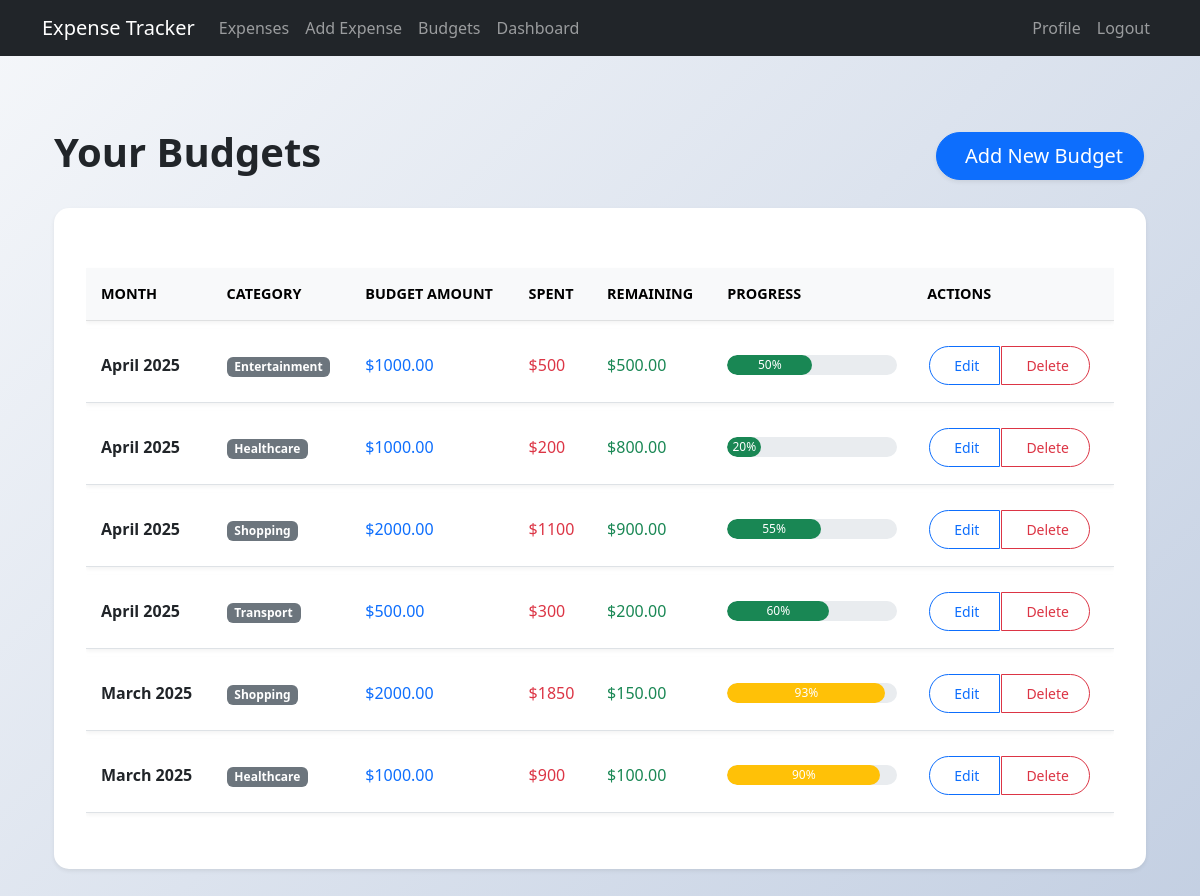
/budgets/ (signed in), run on an earlier commit of the app's database.
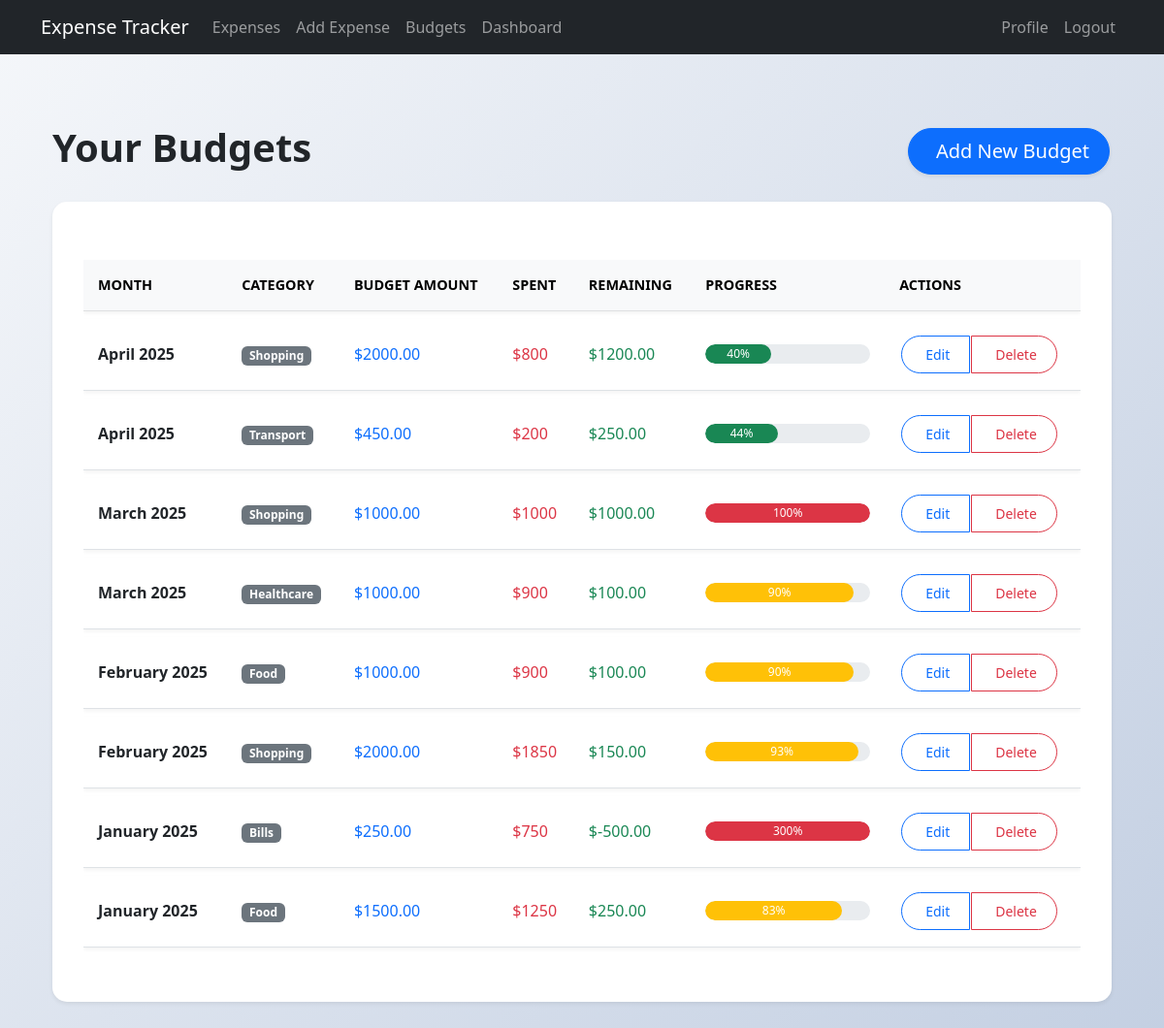
And on a later commit of the database.
### expense/models.py (models this page shows, shortened)
class Budget(models.Model):
  user = models.ForeignKey(User, on_delete=models.CASCADE)
  category = models.ForeignKey(Category, on_delete=models.CASCADE)
  amount = models.DecimalField(max_digits=10, decimal_places=2)
  month = models.DateField()  # We'll just use the first day of each month
  class Meta:
      unique_together = ['user', 'category', 'month']

class Category(models.Model):
  name = models.CharField(max_length=100)
  class Meta:
    verbose_name_plural = 'Categories'

### expense/views.py (the view)
# urls.py: path('budgets/', views.budget_list, name='budget_list'),
@login_required
def budget_list(request):
    budgets = Budget.objects.filter(user=request.user).order_by('-month')
    for budget in budgets:
        total_spent = Expense.objects.filter(user=request.user, category=budget.category, date__month=budget.month.month, date__year=budget.month.year).aggregate(Sum('amount'))['amount__sum'] or 0
        budget.spent = total_spent
        budget.remaining = budget.amount - total_spent
        if budget.amount > 0:
            budget.progress = (total_spent / budget.amount) * 100
        else:
            budget.progress = 0
    return render(request, 'budgets/budget_list.html', {'budgets': budgets})

### expense/templates/budgets/budget_list.html (shortened to what this page needs)
{% extends 'expenses/base.html' %}
{% block content %}
  <div class="container py-5">
    <div class="d-flex justify-content-between align-items-center mb-4">
      <h2 class="display-6 fw-bold">Your Budgets</h2>
      <a href="{% url 'add_budget' %}" class="btn btn-primary btn-lg shadow-sm">
        Add New Budget
      </a>
    </div>
    <div class="card shadow-sm">
      <div class="card-body">
        {% if budgets %}
        <div class="table-responsive">
          <table class="table table-hover">
            <thead class="table-light">
              <tr>
                <th scope="col">Month</th>
                <th scope="col">Category</th>
                <th scope="col">Budget Amount</th>
                <th scope="col">Spent</th>
                <th scope="col">Remaining</th>
                <th scope="col">Progress</th>
                <th scope="col">Actions</th>
              </tr>
            </thead>
            <tbody>
              {% for budget in budgets %}
              <tr class="align-middle">
                <td class="fw-bold">{{ budget.month|date:"F Y" }}</td>
                <td><span class="badge bg-secondary">{{ budget.category.name }}</span></td>
                <td class="text-primary">${{ budget.amount }}</td>
                <td class="text-danger">${{ budget.spent|default:"0.00" }}</td>
                <td class="text-success">${{ budget.remaining|default:budget.amount }}</td>
                <td style="width: 200px;">
                  <div class="progress">
                    <div class="progress-bar
                    {% if budget.progress >= 100 %}bg-danger
                    {% elif budget.progress >= 75 %}bg-warning
                    {% else %}bg-success{% endif %}"
                    role="progressbar"
                    style="width: {{ budget.progress|floatformat:0 }}%;"
                    aria-valuenow="{{ budget.progress|floatformat:0 }}"
                    aria-valuemin="0"
                    aria-valuemax="100">
                    {{ budget.progress|floatformat:0 }}%
                  </div>
                </div>
                </td>
                <td>
                  <div class="btn-group">
                    <a href="{% url 'update_budget' budget.id %}" class="btn btn-outline-primary btn-sm">
                      Edit
                    </a>
                    <a href="{% url 'delete_budget' budget.id %}" class="btn btn-outline-danger btn-sm">
                      Delete
                    </a>
                  </div>
                </td>
              </tr>
              {% endfor %}
            </tbody>
          </table>
        </div>
        {% else %}
        <div class="text-center py-5">
          <p class="lead text-muted">You don't have any budgets set up yet.</p>
          <a href="{% url 'add_budget' %}" class="btn btn-primary">Create Your First Budget</a>
        </div>
        {% endif %}
      </div>
    </div>
  </div>
  {% endblock %}

What changed in the data, as far as the page shows it:
removed Budget: month "April 2025", category.name "Entertainment", amount "1000.00", spent "500", remaining "500.00", progress "50"
removed Budget: month "April 2025", category.name "Healthcare", amount "1000.00", spent "200", remaining "800.00", progress "20"
computed for Budget (number 1 of 8 on the later page): spent "1100" → "800"; remaining "900.00" → "1200.00"; {{ budget.progress|floatformat:0 }} 55 → 40 (drawn); progress "55" → "40"
changed Budget "Transport": amount "500.00" → "450.00"; spent "300" → "200"; remaining "200.00" → "250.00"; {{ budget.progress|floatformat:0 }} 60 → 44 (drawn); progress "60" → "44"
changed Budget (number 3 of 8 on the later page): amount "2000.00" → "1000.00"; spent "1850" → "1000"; remaining "150.00" → "1000.00"; {{ budget.progress|floatformat:0 }} 93 → 100 (drawn); progress "93" → "100"
added Budget: month "February 2025", category.name "Food", amount "1000.00", spent "900", remaining "100.00", progress "90"
added Budget: month "February 2025", category.name "Shopping", amount "2000.00", spent "1850", remaining "150.00", progress "93"
added Budget: month "January 2025", category.name "Bills", amount "250.00", spent "750", remaining "-500.00", progress "300"
added Budget: month "January 2025", category.name "Food", amount "1500.00", spent "1250", remaining "250.00", progress "83"
